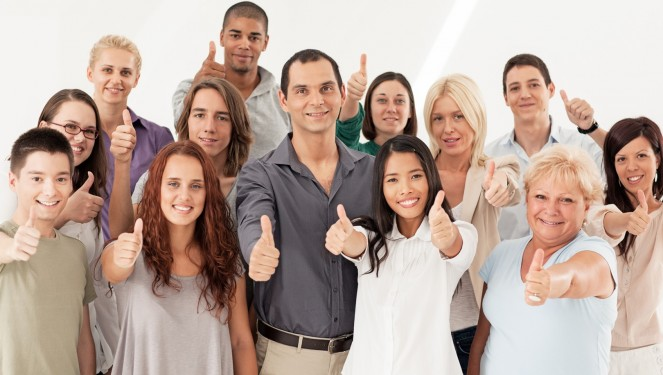
#> input picture test_images/group_01.jpg, 663 x 375 px; its folder holds only this picture in this run
$ python haar_caascade_code.py
#> lines starting #> are read from the running program, lines starting #| are printed output that depends on the picture; after the words box and inside, x2 and y2 are one past the last pixel; in counts of white or black regions, pixels touching at a corner belong together
import cv2
import os
import time

images_path = '../test_images/'
model_path = 'models/haarcascade_frontalface_default.xml'
model = cv2.CascadeClassifier(model_path)
image_files = sorted(os.listdir(images_path))
timings = []

for image_name in image_files:
    image = cv2.imread(os.path.join(images_path, image_name))
#> image is the input picture: shape (375, 663, 3); mean B, G, R 157.5, 167.8, 188.1
    image_gray = cv2.cvtColor(image, cv2.COLOR_BGR2GRAY)
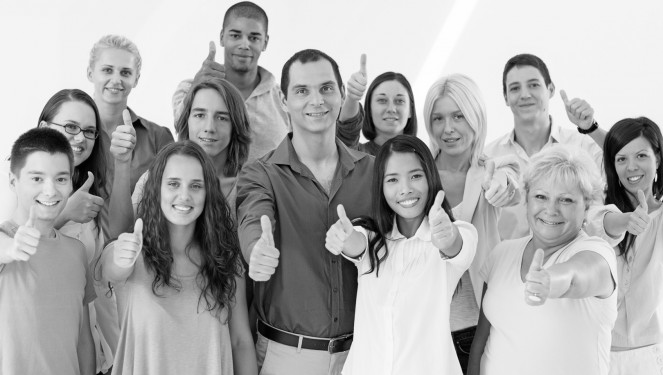
#> image_gray: shape (375, 663); min 0, max 255, mean 172.7
    initial_time = time.time()
    faces = model.detectMultiScale(image_gray, 1.25, 4)
#> faces = [[365, 79, 54, 54], [607, 139, 52, 52], [215, 14, 58, 58], [88, 50, 57, 57], [497, 64, 57, 57], [181, 93, 62, 62], [420, 96, 58, 58], [373, 154, 62, 62], [153, 160, 64, 64], [280, 63, 71, 71], [13, 152, 68, 68], [522, 175, 64, 64]]
    final_time = time.time()
    timings.append(final_time - initial_time)
    for (x, y, w, h) in faces:
        image = cv2.rectangle(image, (x, y), (x+w, y+h), (0, 0, 255), 3)
#> this loop made 12 passes
#> pass 1, `image = cv2.rectangle(image, (x, y), (x+w, y+h), (0, 0, 255), 3)`:
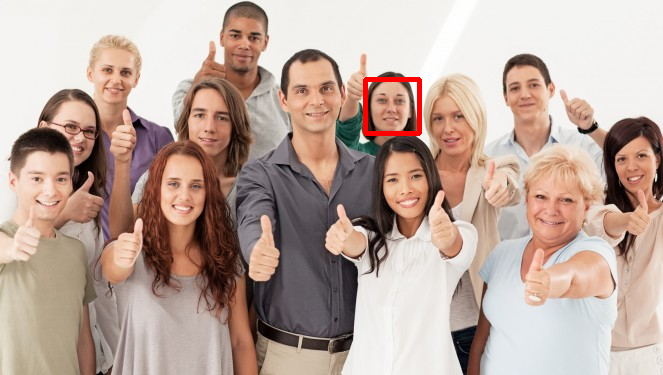
#> image: shape (375, 663, 3); 0.43% of pixels changed, all inside (x1, y1, x2, y2) = (363, 77, 422, 136)
#> pass 2, `image = cv2.rectangle(image, (x, y), (x+w, y+h), (0, 0, 255), 3)`:
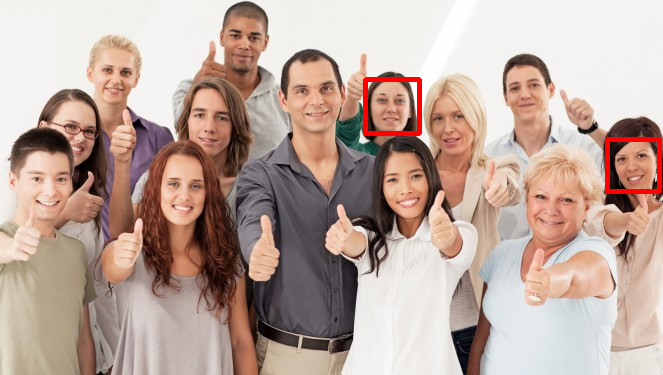
#> image: shape (375, 663, 3); 0.41% of pixels changed, all inside (x1, y1, x2, y2) = (605, 137, 662, 194)
#> pass 3, `image = cv2.rectangle(image, (x, y), (x+w, y+h), (0, 0, 255), 3)`:
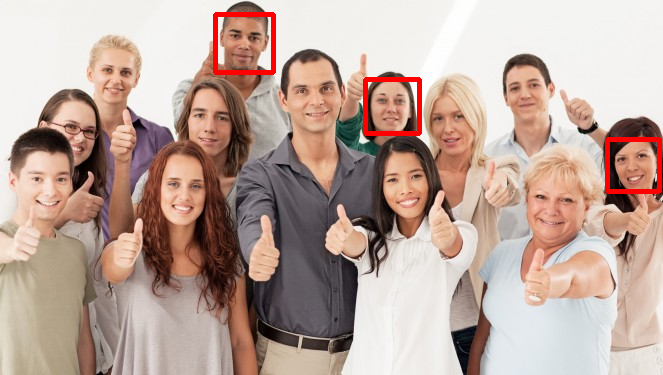
#> image: shape (375, 663, 3); 0.46% of pixels changed, all inside (x1, y1, x2, y2) = (213, 12, 276, 75)
#> after the loop:
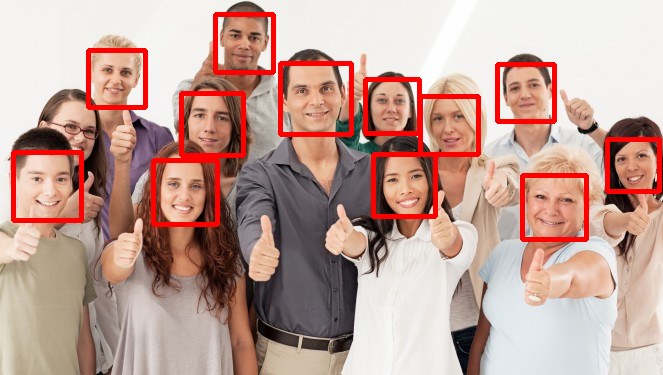
#> image: shape (375, 663, 3); 4.38% of pixels changed, all inside (x1, y1, x2, y2) = (11, 48, 589, 242)
    cv2.imshow('Haar Cascade Classifier: {}'.format(image_name), image)
    cv2.imwrite('image_results/{}_result.jpg'.format(image_name.split('.')[0]), image)
    cv2.waitKey(0)
    cv2.destroyWindow('Haar Cascade Classifier: {}'.format(image_name))

cv2.destroyAllWindows()

print(timings)
print(sum(timings))
print(sum(timings)/15)

$ run again, on test_images/group_05.jpg
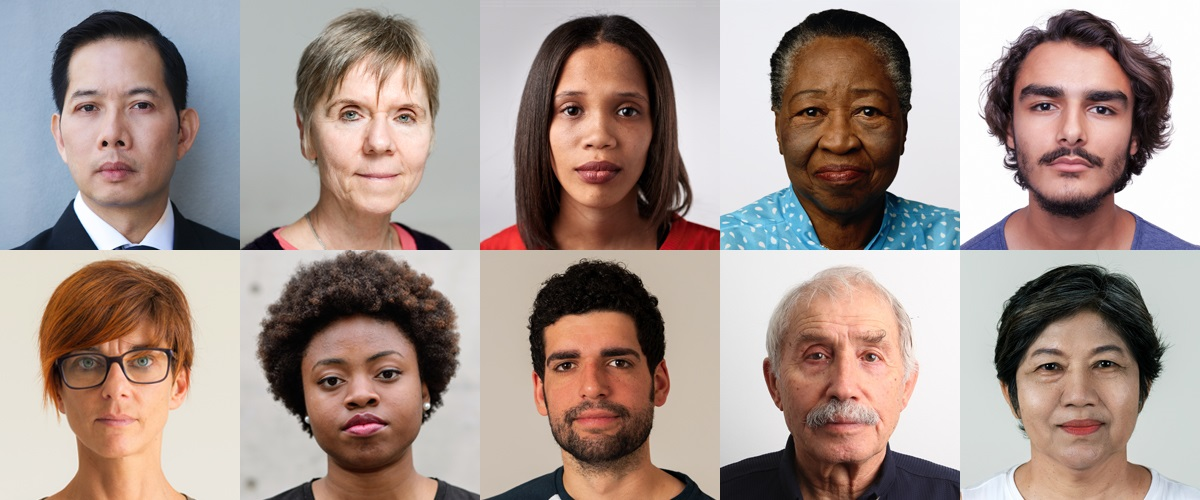
#> input picture test_images/group_05.jpg, 1200 x 500 px
#> image is the input picture: shape (500, 1200, 3); mean B, G, R 141.2, 147.9, 165
#> `image_gray = cv2.cvtColor(image, cv2.COLOR_BGR2GRAY)`:
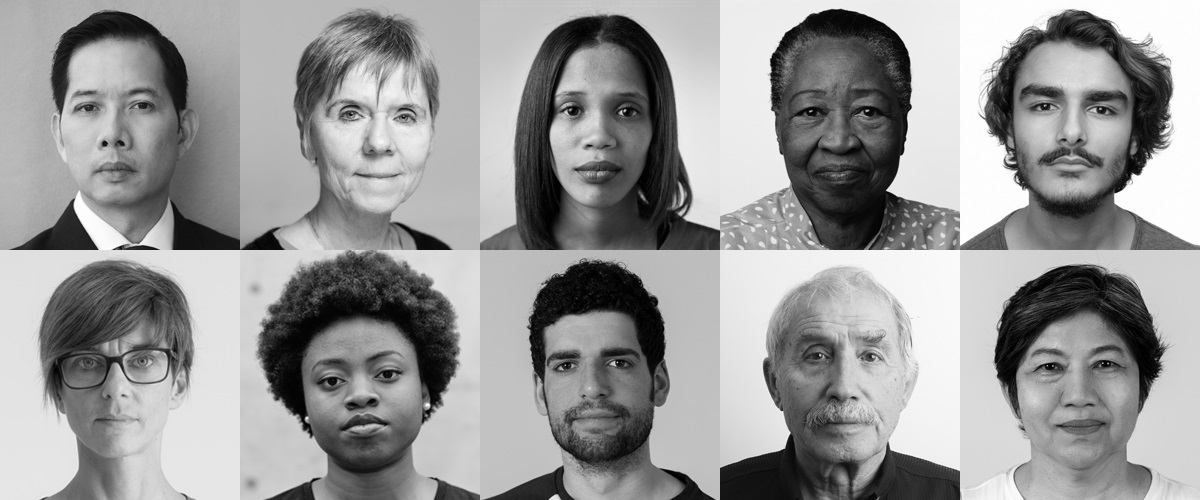
#> image_gray: shape (500, 1200); min 0, max 255, mean 152.3
#> faces = [[41, 50, 144, 144], [524, 309, 139, 139], [526, 53, 146, 146], [992, 45, 158, 158], [756, 48, 155, 155], [301, 57, 154, 154], [765, 293, 153, 153], [1003, 310, 150, 150], [287, 314, 149, 149], [42, 310, 148, 148]]
#> the loop `for (x, y, w, h) in faces:` made 10 passes
#> after the loop `for (x, y, w, h) in faces:`:
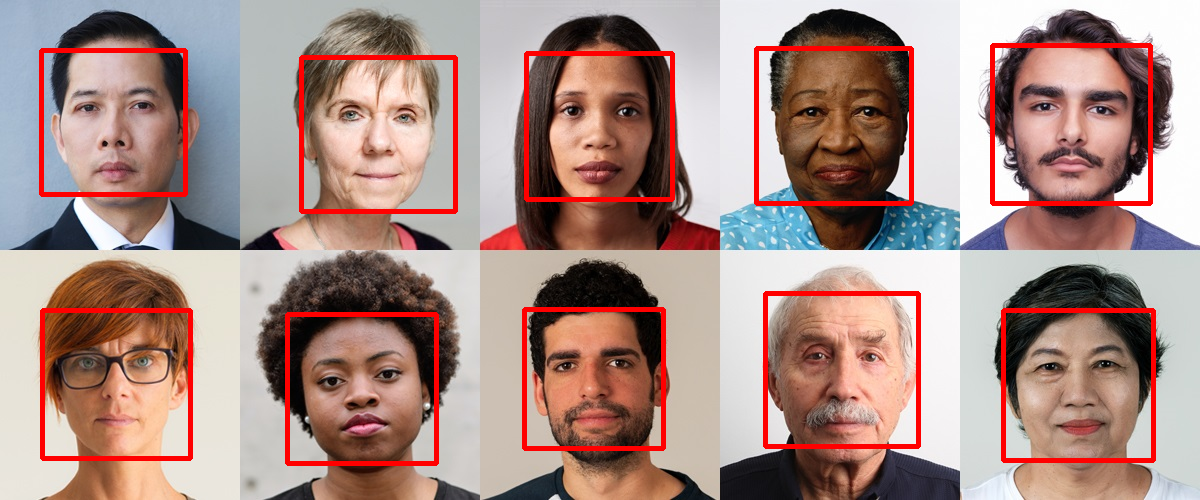
#> image: shape (500, 1200, 3); mean B, G, R 135.1, 141.5, 170.5

$ run again, on test_images/group_07.jpg
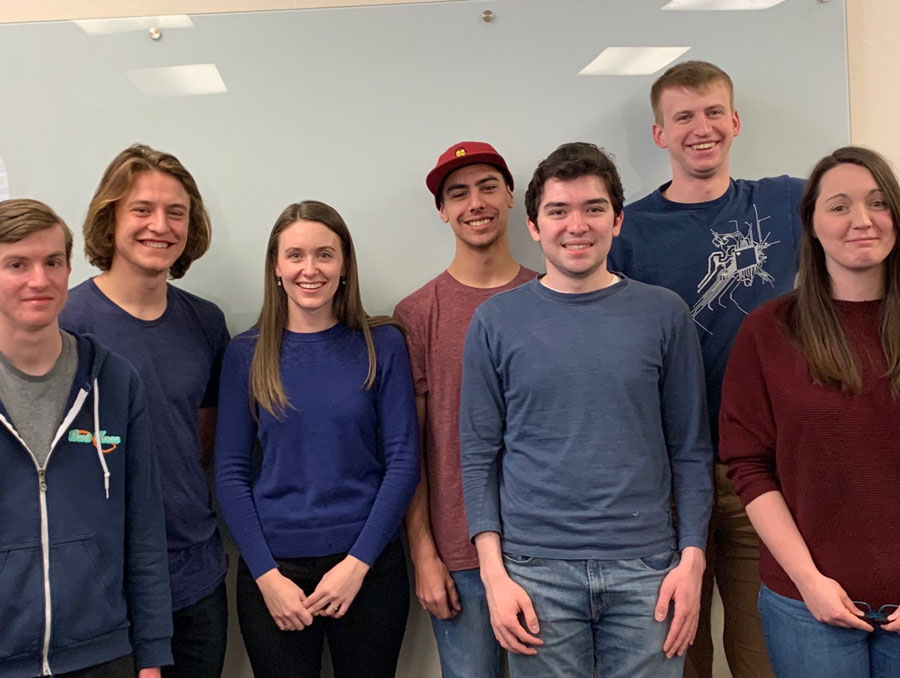
#> input picture test_images/group_07.jpg, 900 x 678 px
#> image is the input picture: shape (678, 900, 3); mean B, G, R 102.5, 99.7, 112.5
#> `image_gray = cv2.cvtColor(image, cv2.COLOR_BGR2GRAY)`:
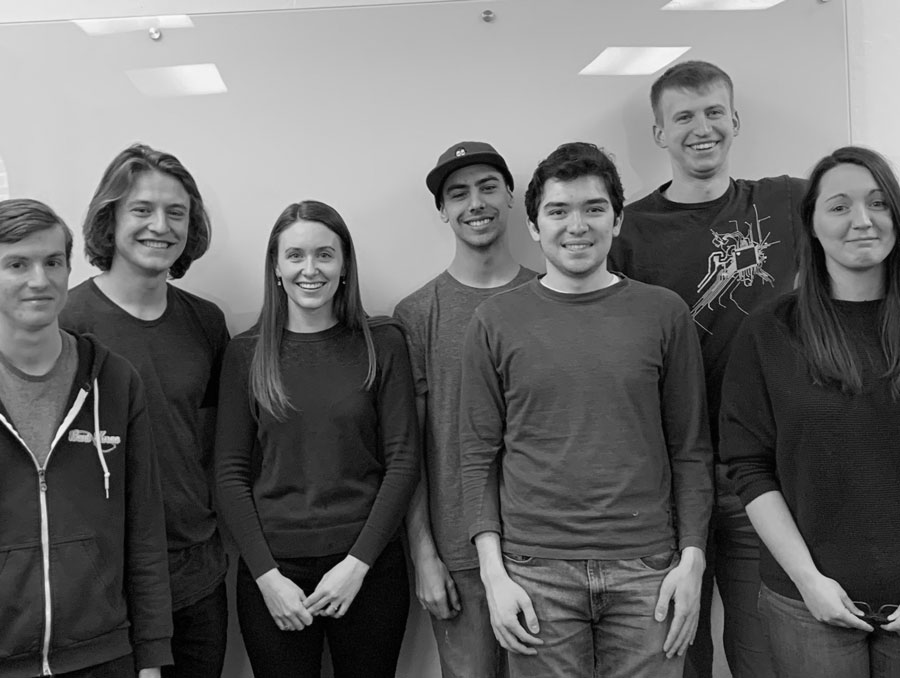
#> image_gray: shape (678, 900); min 0, max 252, mean 103.9
#> faces = [[658, 83, 82, 82], [434, 159, 83, 83], [111, 175, 90, 90], [528, 173, 96, 96], [267, 222, 84, 84], [804, 169, 92, 92]]
#> the loop `for (x, y, w, h) in faces:` made 6 passes
#> after the loop `for (x, y, w, h) in faces:`:
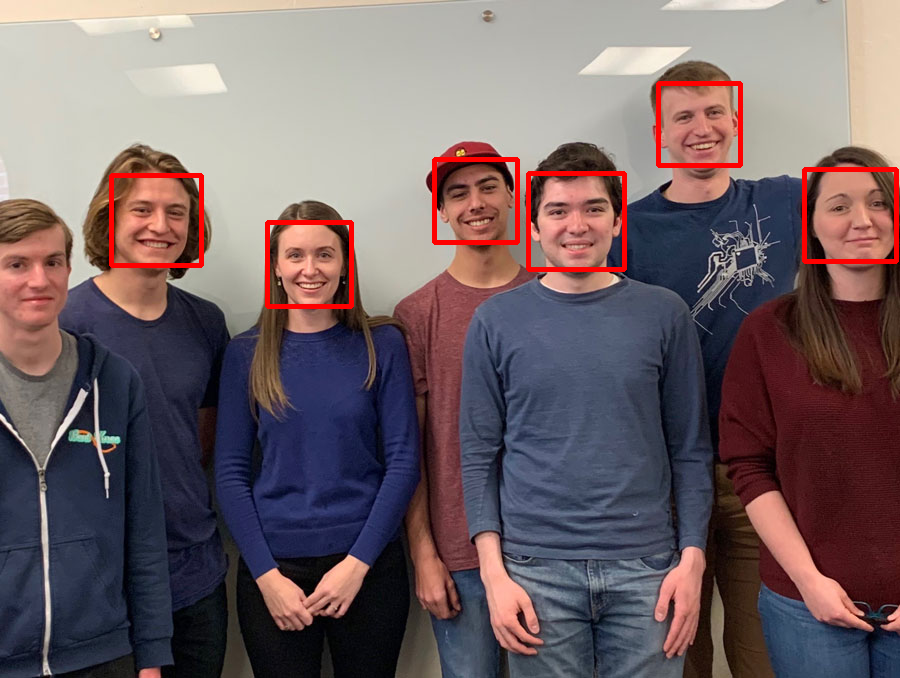
#> image: shape (678, 900, 3); mean B, G, R 101.1, 98.1, 114.8
